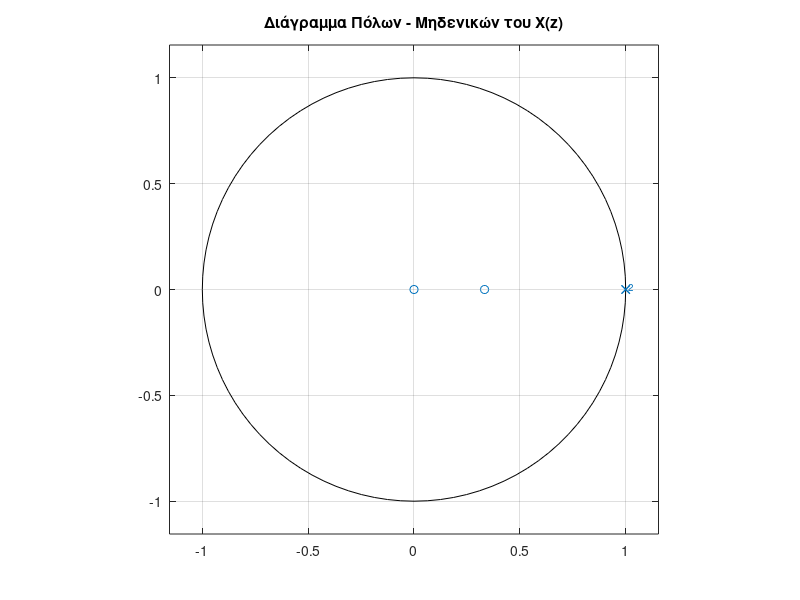

Here is the MATLAB script that generated this plot:
b= [3  -1];               %αριθμητής
a= conv([1 -1],[1 -1]);   %(1 - z^-1)^2

disp('Αριθμητής X(z):');
disp(b);

disp('Παρονομαστής X(z):');
disp(a);

%Πόλοι και μηδενικά
Z= roots(b);
P= roots(a);

disp('Μηδενικά:');
disp(Z);

disp('Πόλοι:');
disp(P);

%Διάγραμμα πόλων

figure;
zplane(b, a);
title('Διάγραμμα Πόλων - Μηδενικών του X(z)');
grid on;
